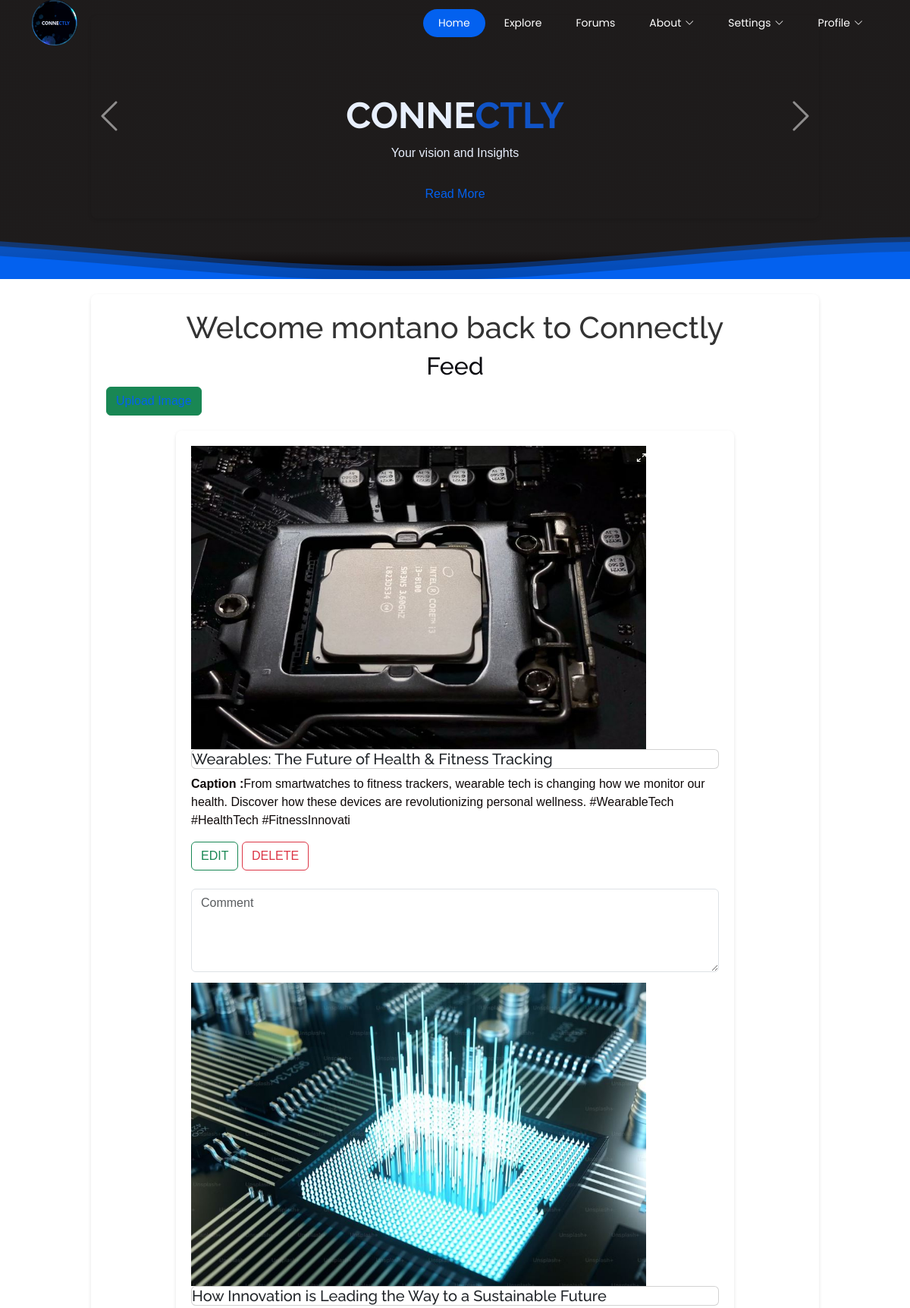
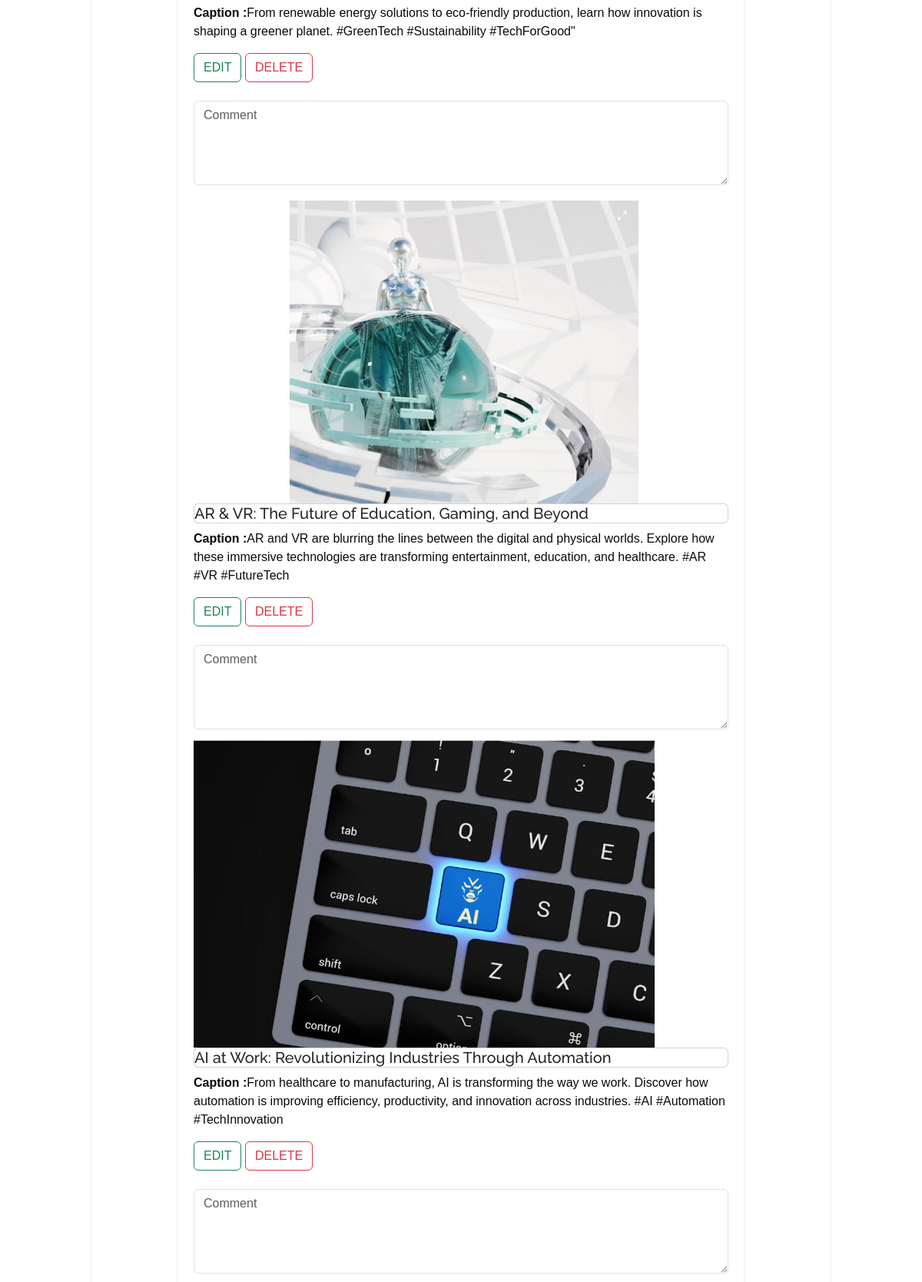
The app's page / (signed in, upper part) with its own data (2 pictures, top to bottom).
### myApp/models.py (models this page shows, shortened)
class ImageModel(models.Model):
    title = models.CharField(max_length=100)
    image = models.ImageField(upload_to='images/')
    caption = models.CharField(max_length=500)

### myApp/views.py (the view, shortened to what this page needs)
# urls.py: path('', views.index, name='index'),
def index(request):
    if 'user_id' in request.session:
        images = ImageModel.objects.all()
        return render(request, 'index.html', {'images': images})
    return render(request, 'login.html')

### templates/index.html (shortened to what this page needs)
<!doctype html>
<head>
    {% load static %}
    <link rel="stylesheet" href="{% static 'bootstrap/css/bootstrap.min.css' %}">
    <link href="{% static 'assets/vendor/bootstrap/css/bootstrap.min.css' %}" rel="stylesheet">
    <link href="{% static 'assets/vendor/bootstrap-icons/bootstrap-icons.css' %}" rel="stylesheet">
    <link href="{% static 'assets/vendor/aos/aos.css' %}" rel="stylesheet">
    <link href="{% static 'assets/vendor/glightbox/css/glightbox.min.css' %}" rel="stylesheet">
    <link href="{% static 'assets/vendor/swiper/swiper-bundle.min.css' %}" rel="stylesheet">
    <link href="{% static 'assets/css/main.css' %}" rel="stylesheet">
</head>
<body class="index-page">
  <header id="header" class="header d-flex align-items-center fixed-top">
    <div class="container-fluid container-xl position-relative d-flex align-items-center justify-content-between">
      <a href="{% url 'index' %}" class="logo d-flex align-items-center">
            <img src= "{% static 'assets/Logo.PNG' %}" alt=".." style="width: 60px; height:60px">
        </a>
      <nav id="navmenu" class="navmenu">
        <ul>
          <li><a href="{% url 'index' %}" class="active">Home</a></li>
          <li><a href={% url 'explore' %}>Explore</a></li>
          <li><a href={% url 'forums' %}>Forums</a></li>
          <li class="dropdown"><a href="{% url 'about' %}"><span>About</span> <i class="bi bi-chevron-down toggle-dropdown"></i></a>
          </li>
          <li class="dropdown"><a href="{% url 'edit_profile' %}"><span>Settings</span> <i class="bi bi-chevron-down toggle-dropdown"></i></a>
          </li>
          <li class="dropdown"><a href=""><span>Profile</span> <i class="bi bi-chevron-down toggle-dropdown"></i></a>
          </li>
        </ul>
      </nav>
    </div>
  </header>
  <main class="main">
    <section id="hero" class="hero section dark-background">
      <div id="hero-carousel" data-bs-interval="5000" class="container carousel carousel-fade" data-bs-ride="carousel">
        <div class="carousel-item active">
          <div class="carousel-container">
              <br>
            <h1> <span class="my-5 display-5 fw-bold ls-tight" style="color: hsl(218, 81%, 95%)">
          CONNE</span><span class="my-5 display-5 fw-bold ls-tight" style="color: hsl(218,85%,42%)">CTLY</span>
                    </h1>
            <p class="animate__animated animate__fadeInUp" style="color: hsl(218, 81%, 95%)">Your vision and Insights</p>
            <a href="{% url 'about' %}" class="btn-get-started animate__animated animate__fadeInUp scrollto">Read More</a>
          </div>
        </div>
        <a class="carousel-control-prev" href="#hero-carousel" role="button" data-bs-slide="prev">
          <span class="carousel-control-prev-icon bi bi-chevron-left" aria-hidden="true"></span>
        </a>
        <a class="carousel-control-next" href="#hero-carousel" role="button" data-bs-slide="next">
          <span class="carousel-control-next-icon bi bi-chevron-right" aria-hidden="true"></span>
        </a>
      </div>
    </section>
<body>
<div class="container">
<h1>Welcome {{ request.user.username }} back to Connectly</h1>
      <h2 class="text-center">Feed</h2>
    <button class=" btn btn-success"><a href="{% url 'upload_image' %}"> Upload Image</a> </button>
       <div class="container">
          <div style="display: flex;
          justify-content:space-between;
          flex-wrap: wrap">
          {% if images %}
               {% for image in images %}
              <div class="col mb-2">
                  <img src="{{ image.image.url }}" class="card-img-top" alt="Uploaded Image" style="width: 600px;height:400px;"> <br>
                  <div class="=card-body">
                      <h5 class="card title" style="font-size: 20px">{{ image.title }}</h5>
                  <p><strong>Caption :</strong>{{ image.caption }}</p>
                  </div>
                  <a href="{% url 'edit_image' image.id %}" class="btn btn-outline-success">EDIT</a>
                  <a href="{% url 'delete_image' image.id %}" class="btn btn-outline-danger">DELETE </a><br><br>
                   <div class="col-md-12" style="height: 100px">
                  <textarea class="form-control" name="message" rows="4" placeholder="Comment" required=""></textarea>
                </div>
                   <br>
           {% endfor %}
        {% else %}
            <p>No images found. Upload one!</p>
        {% endif %}
          </div>
       </div>
</div>
</div>
</body>
</main>
</body>
</html>

### static/assets/css/main.css (style rules this page uses)
.dark-background { --background-color: #050202; --default-color: #0361ef; --heading-color: #ffffff; --surface-color: #404356; --contrast-color: #ffffff; }
body { color: var(--default-color); background-color: var(--background-color); font-family: var(--default-font); }
a { color: var(--accent-color); text-decoration: none; transition: 0.3s; }
h1, h2, h3, h4, h5, h6 { color: var(--heading-color); font-family: var(--heading-font); }
section, .section { color: var(--default-color); background-color: var(--background-color); padding: 60px 0; scroll-margin-top: 77px; overflow: clip; }
.hero { width: 100%; overflow: hidden; position: relative; background: linear-gradient(0deg, var(--background-color) 0%, color-mix(in srgb, var(--background-color) 90%, white 10%) 10%); padding: 0; display: flex; flex-direction: column; justify-content: end; align-items: center; }
.hero .carousel-container { display: flex; justify-content: center; align-items: center; flex-direction: column; text-align: center; position: relative; min-height: 30%; padding-top: 60px; }
.hero p { max-width: 80%; animation-delay: 0.4s; margin: 0 auto 30px auto; }
.hero .carousel-control-prev, .hero .carousel-control-next { width: 10%; }
.hero .carousel-control-next-icon, .hero .carousel-control-prev-icon { background: none; font-size: 48px; line-height: 1; width: auto; height: auto; }
@media (min-width: 1024px) { .hero p { max-width: 60%; } }
@media (min-width: 1024px) { .hero .carousel-control-prev, .hero .carousel-control-next { width: 5%; } }
.hero .hero-waves { display: block; width: 100%; height: 60px; position: relative; }
@media (min-width: 1200px) { .navmenu { padding: 0; } }
@media (min-width: 1200px) { .navmenu ul { margin: 0; padding: 0; display: flex; list-style: none; align-items: center; } }
@media (min-width: 1200px) { .navmenu li { position: relative; margin-left: 5px; } }
@media (min-width: 1200px) { .navmenu a, .navmenu a:focus { color: var(--nav-color); padding: 8px 20px; font-size: 14px; font-family: var(--nav-font); font-weight: 400; display: flex; align-items: center; justify-content: space-between; white-space: nowrap; transition: 0.3s; border-radius: 50px; } }
@media (min-width: 1200px) { .navmenu a i, .navmenu a:focus i { font-size: 12px; line-height: 0; margin-left: 5px; transition: 0.3s; } }
@media (min-width: 1200px) { .navmenu li:hover>a, .navmenu .active, .navmenu .active:focus { background-color: var(--nav-hover-color); } }

### templates/index.html (style rules this page uses)
body { font-family: Arial, sans-serif; margin: 0; padding: 0; }
.container { width: 80%; margin: 20px auto; padding: 20px; border-radius: 8px; box-shadow: 0 2px 5px rgba(0,0,0,0.1); }
h1 { text-align: center; color: #333; }

### records on screen
ImageModel: image (picture), title "Wearables: The Future of Health & Fitness Tracking", caption "From smartwatches to fitness trackers, wearable tech is changing how we monitor our health. Discover how these devices are revolutionizing personal wellness. #WearableTech #HealthTech #FitnessInnovati"
ImageModel: image (picture), title "How Innovation is Leading the Way to a Sustainable Future", caption "From renewable energy solutions to eco-friendly production, learn how innovation is shaping a greener planet. #GreenTech #Sustainability #TechForGood\""
ImageModel: image (picture), title "AR & VR: The Future of Education, Gaming, and Beyond", caption "AR and VR are blurring the lines between the digital and physical worlds. Explore how these immersive technologies are transforming entertainment, education, and healthcare. #AR #VR #FutureTech"
ImageModel: image (picture), title "AI at Work: Revolutionizing Industries Through Automation", caption "From healthcare to manufacturing, AI is transforming the way we work. Discover how automation is improving efficiency, productivity, and innovation across industries. #AI #Automation #TechInnovation"

### other values on screen
{{ request.user.username }} "montano"
